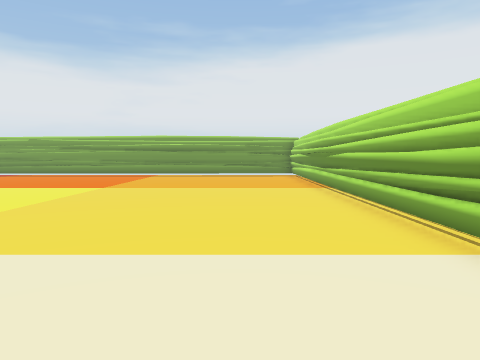
[1] (above)

23 first-person views from a walk through a Unity game level. The camera is 1.2 m above the floor, tilts 4° down and sees 70° across. The floor is counted in squares, 1 m on a side. Each view is taken from the middle of a square. On the plan, view 1 faces up. The plan holds only what a view shows up to about 14 squares ahead; the rest is blank. The place goes on beyond the plan. The player character is not drawn. Door leaves are left out, so doorways stand open.

[2]
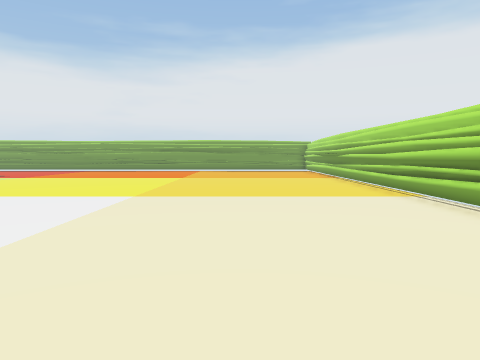

[3]
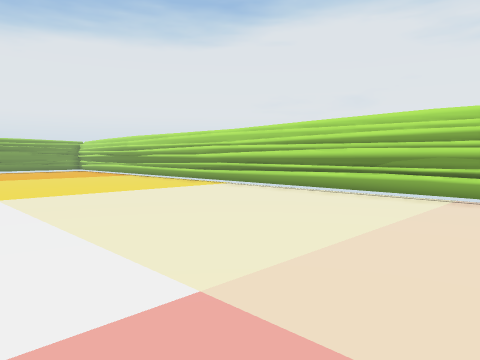

[4]
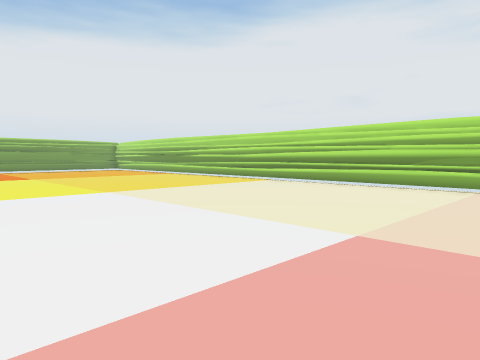

[5]
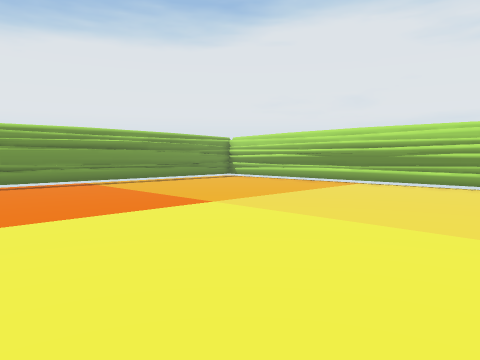

[6]
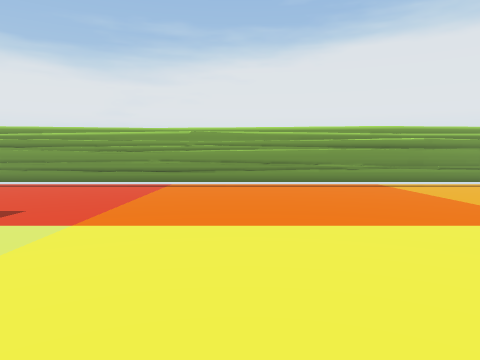

[7]
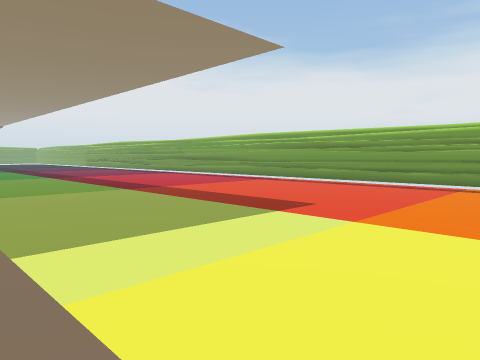

[8]
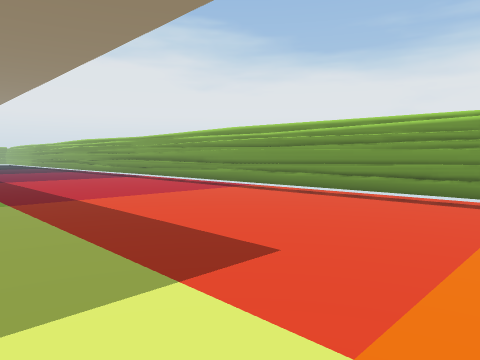

[9]
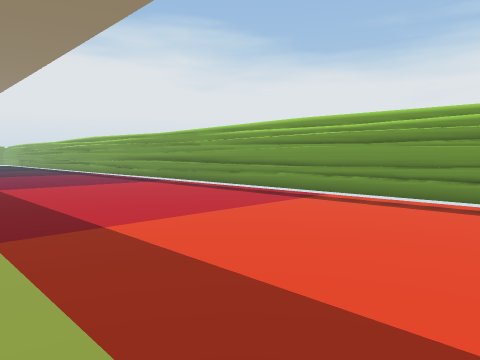

[10]
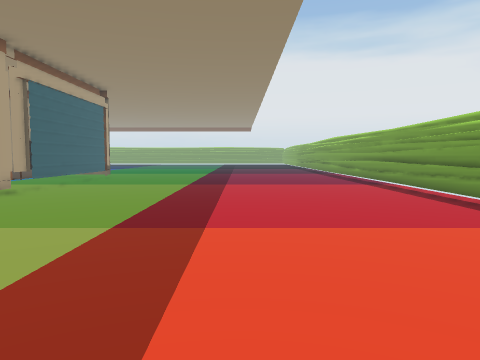

[11]
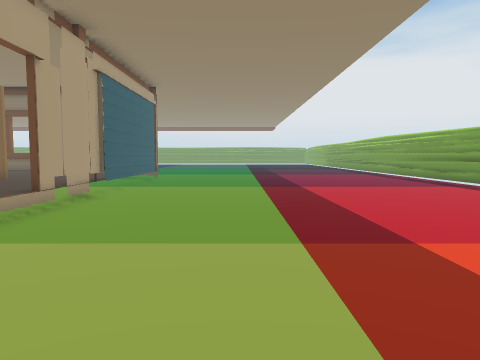

[12]
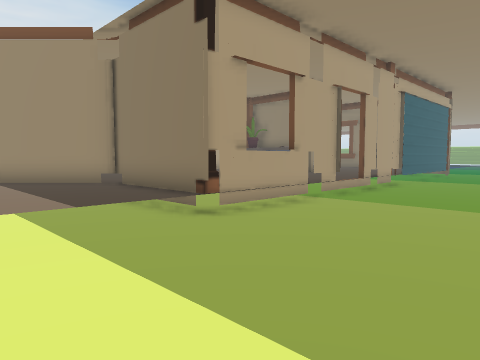

[13]
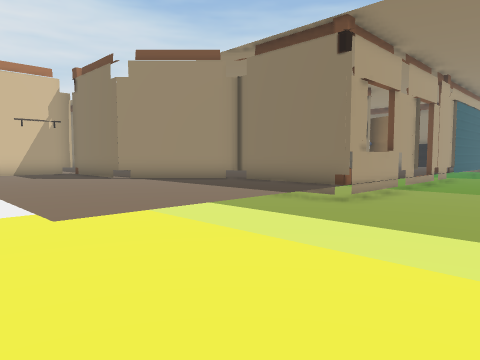

[14]
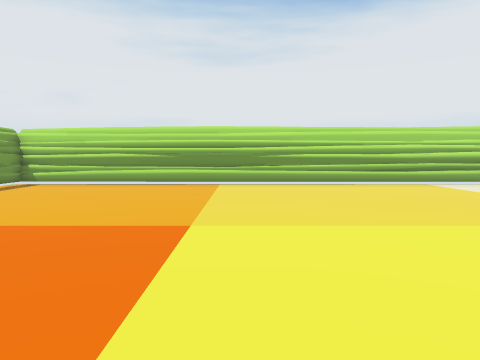

[15]
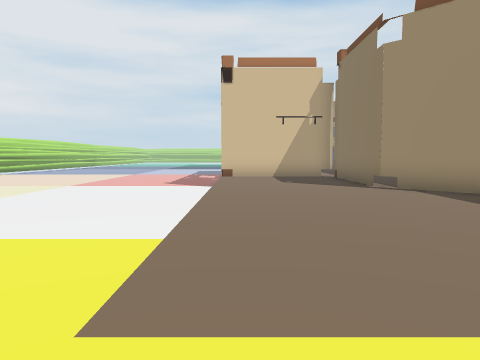

[16]
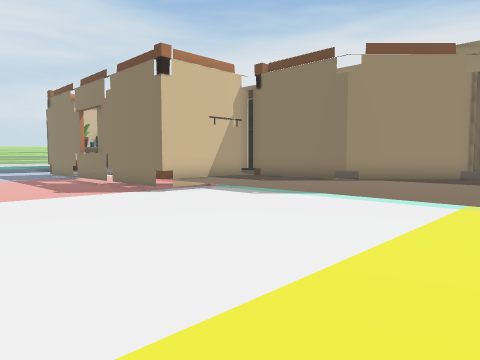

[17]
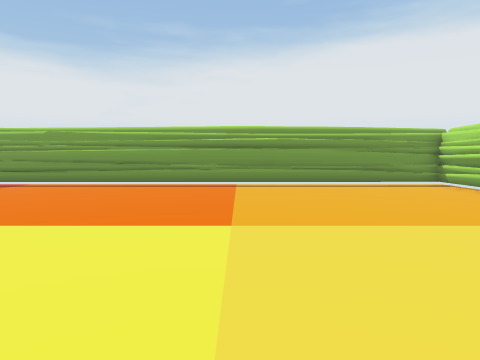

[18]
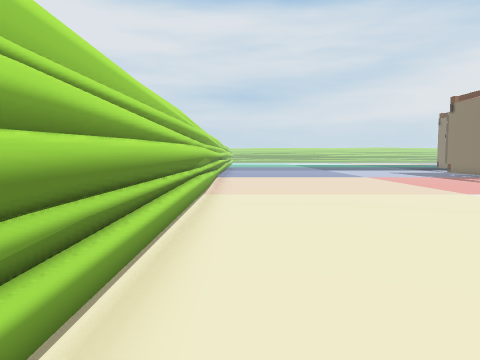

[19]
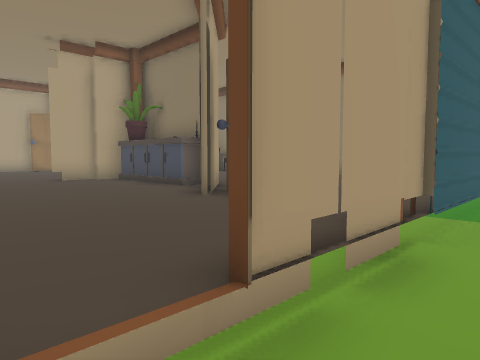

[20]
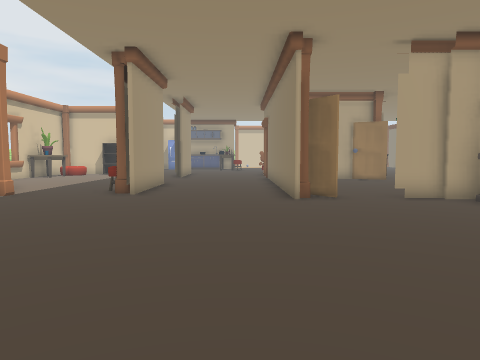

[21]
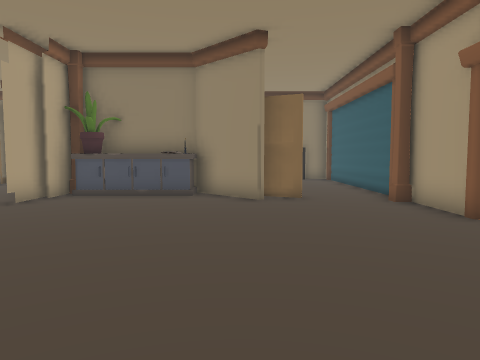

[22]
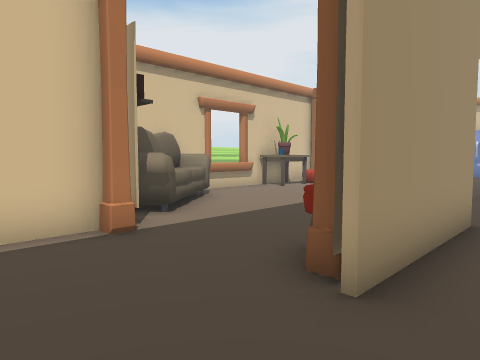

[23]
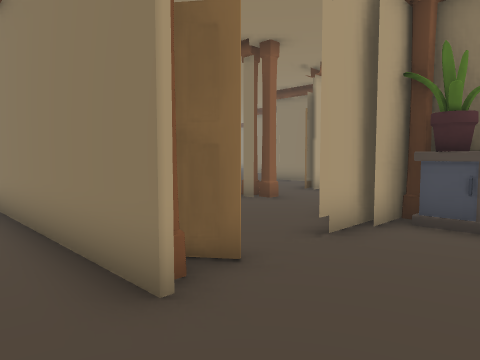

### Floor plan
Key: @ floor where view 1 was taken; # wall or solid block; . main floor; : floor 0.5 m higher than the main floor; D open door; = window, fence, low wall or low ledge; P pillar; S sofa; C cabinet; L plant; T stool; O other object.
Columns run from 32 left of view 1 to 3 right of it. Each row starts with its distance up from view 1.
 21 ####################################
 20 ...................................#
 19 ...................................#
 18 ...................................#
 17 ...................................#
 16 ...................................#
 15 ...................................#
 14 ...................................#
 13 ...................................#
 12 ...................................#
 11 ...................................#
 10 ...................................#
  9 ...................................#
  8 #######DD###.......................#
  7 :::DP::DD::==P ::::::..............#
  6 :::DD:::::::::#::::::..............#
  5  ::DD:::::::::#::::::..............#
  4  ::DD:::::::  #::::::..............#
  3  ::##:::::::::#::::::..............#
  2   ##::::::::::##:::::..............#
  1   OC:::::::::::##::::..............#
  0   CC::::::::::::##:::...........@..#
 -1   LC:::::::::::::#:::..............#
 -2   PLDDDD:::::::::#:::..............#
 -3    #DDDP::::::::P#:::..............#
 -4   D::::#::::#PDDP###PP.............#
 -5  DD::: #::::#T:::SSS:#.............#
 -6 :DD::: #::::# ::::SS #.............#
 -7 DPD::: #::::#  ::::SSS.............#

Positions as (right, up) in squares from view 1, and headings:
1: (0, 0), facing up
2: (-2, -6), facing up
3: (-7, -7), facing up-right
4: (-10, -7), facing up-right
5: (-11, 6), facing up-right
6: (-11, 7), facing up
7: (-11, 7), facing up-left
8: (-13, 11), facing up-left
9: (-17, 12), facing up-left
10: (-17, 15), facing left
11: (-18, 12), facing left
12: (-14, 13), facing down-left
13: (-10, 12), facing down-left
14: (-11, 12), facing right
15: (-12, 9), facing down
16: (-5, 6), facing down-left
17: (-5, 7), facing up
18: (2, 6), facing down
19: (-24, 9), facing down-left
20: (-23, 7), facing down
21: (-19, 3), facing left
22: (-21, -1), facing down-right
23: (-23, 0), facing down-left
